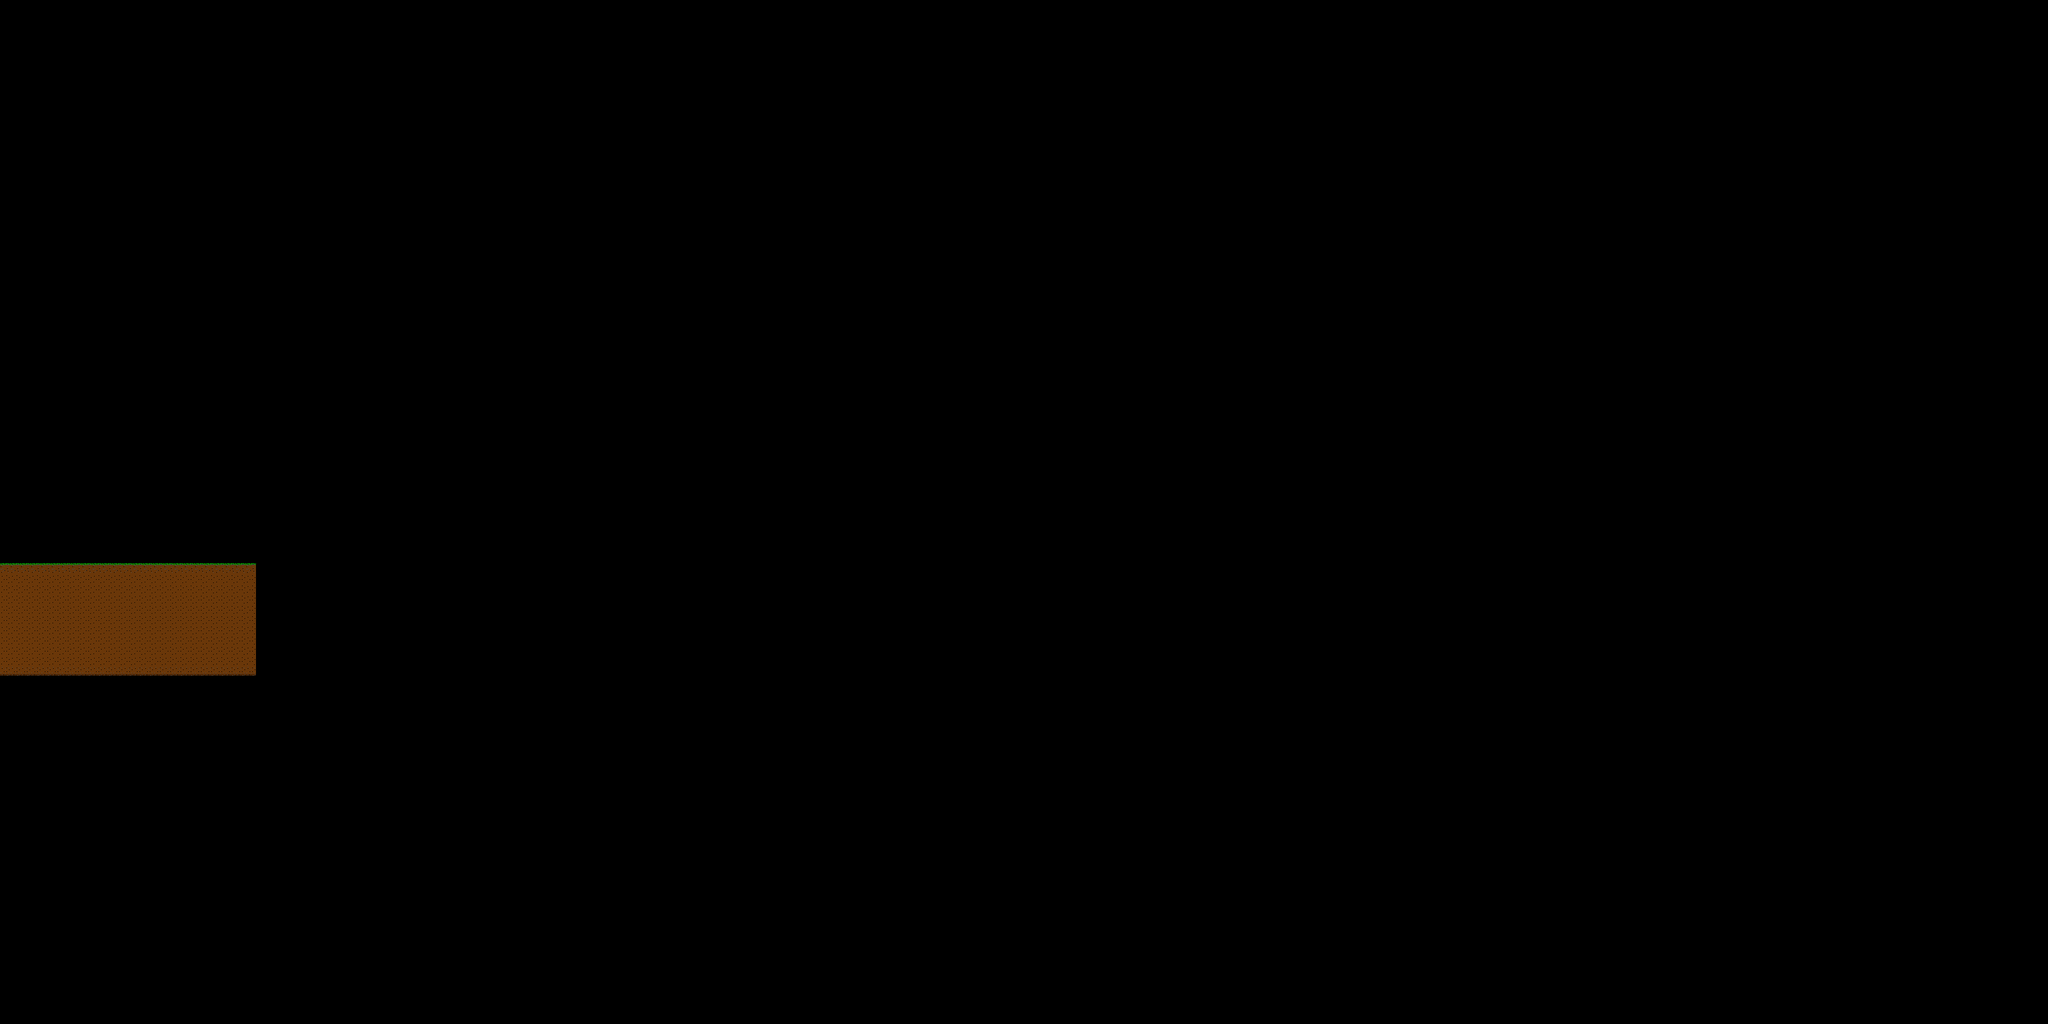

A 2D game scene composited from a Tiled map and its tileset images. What follows is a short description and the map's XML, with each tile layer's data collapsed to a summary:
An orthogonal 200x100 tile map with 16x16 px tiles, 2 tile layers (Tiles, Ladders) and 7 objects (2x Text, StartPoint, Button, Bridge, Decoration, ...).

<map version="1.0" orientation="orthogonal" width="200" height="100" tilewidth="16" tileheight="16">
 <properties>
  <property name="bg_art" value="background.png" />
  <property name="bg_music" value="music/silly.mp3" />
  <property name="fg_art" value="hill.png" />
 </properties>
 <tileset firstgid="1" source="tiles.tsx" />
 <layer name="Tiles" width="200" height="100">
  <data>[20000 cells, 275 non-empty, 3 distinct tile ids]</data>
 </layer>
 <layer name="Ladders" width="200" height="100">
  <data>[20000 cells, 0 non-empty, 0 distinct tile ids]</data>
 </layer>
 <objectgroup name="Objects" width="200" height="100">
  <object name="start" type="StartPoint" x="64" y="816" width="32" height="64" />
  <object name="mines text" type="Text" x="1584" y="624" width="208" height="112">
   <properties>
    <property name="font_size" value="18" />
    <property name="text" value="Watch out for those land mines!" />
   </properties>
  </object>
  <object type="Button" gid="14" x="2240" y="768" />
  <object name="bridge" type="Bridge" x="2272" y="880" width="96" height="96">
   <properties>
    <property name="state" value="up" />
   </properties>
  </object>
  <object name="button helper text" type="Text" x="2368" y="736" width="224" height="144">
   <properties>
    <property name="font_size" value="18" />
    <property name="text" value="Hit the button to activate the bridge." />
   </properties>
  </object>
  <object name="sign post" type="Decoration" x="2976" y="944" width="80" height="32">
   <properties>
    <property name="img" value="winnar.png" />
   </properties>
  </object>
  <object name="victory" type="Victory" x="2976" y="880" width="224" height="96" />
 </objectgroup>
 <objectgroup name="PlayerLayer" width="200" height="100" />
</map>
